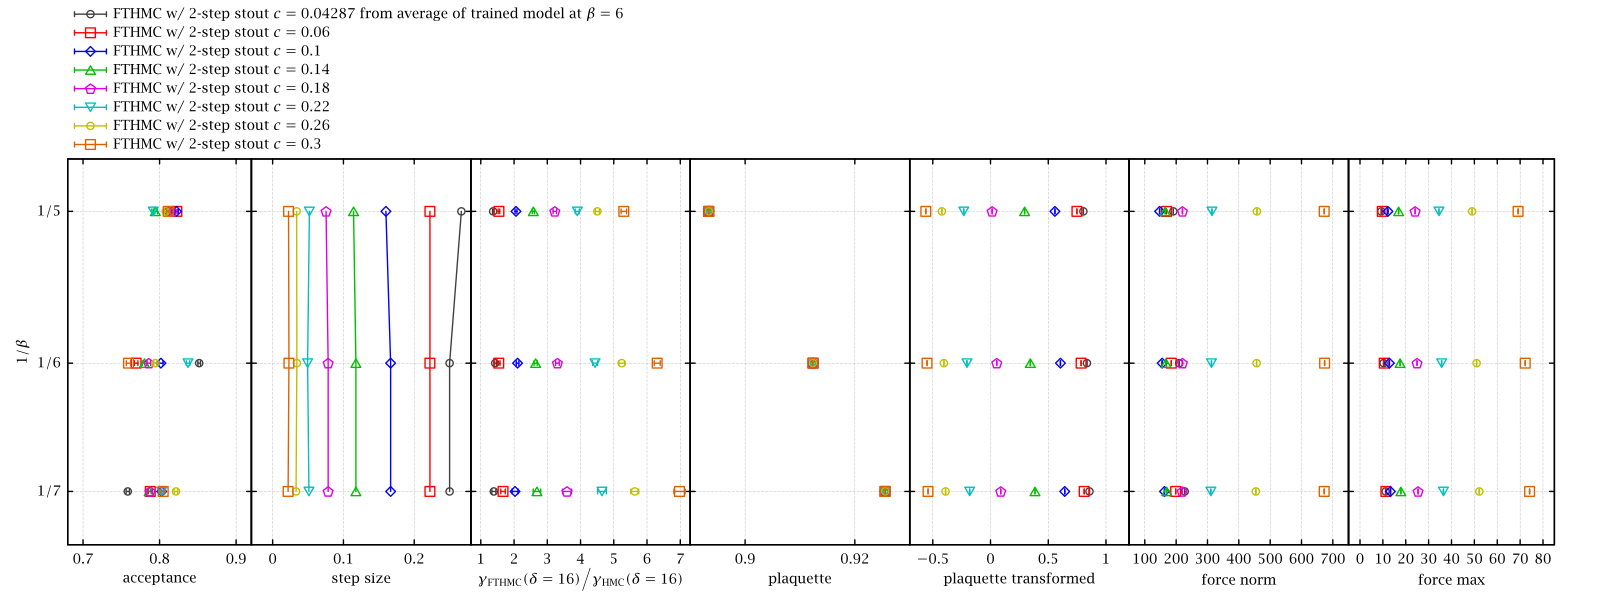

This chart was generated by the following gnuplot code:
set grid lc rgb '#a0a0a0'

set tmargin 11.5
set bmargin 4
set lmargin 10
set rmargin 0

set log y
set yrange [0.134:0.213]
set multiplot

figw=(1.0-0.04)/7.0    # excluding left & right margins
orig=0.0
orig_next=orig+figw+0.02    # left margin

set origin orig,0
set size orig_next-orig,1
orig=orig_next
orig_next=orig_next+figw

set key tmargin left Left reverse
set ytics ('$1/5$' 1./5, '$1/6$' 1./6, '$1/7$' 1./7)
set ylabel '$1/\beta$'
set xlabel 'acceptance'
set xrange [0.68:0.92]
set xtics 0.1
plot\
	"<grep -Ev '^(#|$)' ../../u1_2d/stats/s_fthmc_l64_b6_accept_post_train     |paste - - - -" u 8:(1./$2):10 w xerror t 'FTHMC w/ 2-step stout $c=0.04287$ from average of trained model at $\beta=6$',\
	"<grep -Ev '^(#|$)' ../../u1_2d/stats/s_fthmc_l64_b6_c06_accept_post_train |paste - - - -" u 8:(1./$2):10 w xerror t 'FTHMC w/ 2-step stout $c=0.06$',\
	"<grep -Ev '^(#|$)' ../../u1_2d/stats/s_fthmc_l64_b6_c1_accept_post_train  |paste - - - -" u 8:(1./$2):10 w xerror t 'FTHMC w/ 2-step stout $c=0.1$',\
	"<grep -Ev '^(#|$)' ../../u1_2d/stats/s_fthmc_l64_b6_c14_accept_post_train |paste - - - -" u 8:(1./$2):10 w xerror t 'FTHMC w/ 2-step stout $c=0.14$',\
	"<grep -Ev '^(#|$)' ../../u1_2d/stats/s_fthmc_l64_b6_c18_accept_post_train |paste - - - -" u 8:(1./$2):10 w xerror t 'FTHMC w/ 2-step stout $c=0.18$',\
	"<grep -Ev '^(#|$)' ../../u1_2d/stats/s_fthmc_l64_b6_c22_accept_post_train |paste - - - -" u 8:(1./$2):10 w xerror t 'FTHMC w/ 2-step stout $c=0.22$',\
	"<grep -Ev '^(#|$)' ../../u1_2d/stats/s_fthmc_l64_b6_c26_accept_post_train |paste - - - -" u 8:(1./$2):10 w xerror t 'FTHMC w/ 2-step stout $c=0.26$',\
	"<grep -Ev '^(#|$)' ../../u1_2d/stats/s_fthmc_l64_b6_c3_accept_post_train  |paste - - - -" u 8:(1./$2):10 w xerror t 'FTHMC w/ 2-step stout $c=0.3$'

set origin orig,0
set size orig_next-orig,1
orig=orig_next
orig_next=orig_next+figw

set lmargin 0

unset key
set ytics ('' 1./5, '' 1./6, '' 1./7)
unset ylabel
set xlabel 'step size'
set xrange [-0.03:0.28]
set xtics 0.1
plot\
	"<paste - - <../../u1_2d/stats/s_fthmc_l64_b6_stepsize_train     |awk '$2>=5&&$2<=7'" u 4:(1./$2) w lp t '',\
	"<paste - - <../../u1_2d/stats/s_fthmc_l64_b6_c06_stepsize_train |awk '$2>=5&&$2<=7'" u 4:(1./$2) w lp t '',\
	"<paste - - <../../u1_2d/stats/s_fthmc_l64_b6_c1_stepsize_train  |awk '$2>=5&&$2<=7'" u 4:(1./$2) w lp t '',\
	"<paste - - <../../u1_2d/stats/s_fthmc_l64_b6_c14_stepsize_train |awk '$2>=5&&$2<=7'" u 4:(1./$2) w lp t '',\
	"<paste - - <../../u1_2d/stats/s_fthmc_l64_b6_c18_stepsize_train |awk '$2>=5&&$2<=7'" u 4:(1./$2) w lp t '',\
	"<paste - - <../../u1_2d/stats/s_fthmc_l64_b6_c22_stepsize_train |awk '$2>=5&&$2<=7'" u 4:(1./$2) w lp t '',\
	"<paste - - <../../u1_2d/stats/s_fthmc_l64_b6_c26_stepsize_train |awk '$2>=5&&$2<=7'" u 4:(1./$2) w lp t '',\
	"<paste - - <../../u1_2d/stats/s_fthmc_l64_b6_c3_stepsize_train  |awk '$2>=5&&$2<=7'" u 4:(1./$2) w lp t ''

set origin orig,0
set size orig_next-orig,1
orig=orig_next
orig_next=orig_next+figw

set xlabel '$\gamma_{\text{FTHMC}}(\delta=16)\Big/\gamma_{\text{HMC}}(\delta=16)$'
set xrange [0.7:7.3]
set xtics 1
plot\
	"<for b in 5 6 7;do ./get_dq2_hmc_scaled_b_v_d $b 64 4; ./get_dq2_hmc_scaled_b_v_d $b 64 4 s_fthmc_l64_b6;    done|paste - -" u ($5/$2):(1./$1):($5/$2*sqrt(($3/$2)**2+($6/$5)**2)) w xerror t '',\
	"<for b in 5 6 7;do ./get_dq2_hmc_scaled_b_v_d $b 64 4; ./get_dq2_hmc_scaled_b_v_d $b 64 4 s_fthmc_l64_b6_c06;done|paste - -" u ($5/$2):(1./$1):($5/$2*sqrt(($3/$2)**2+($6/$5)**2)) w xerror t '',\
	"<for b in 5 6 7;do ./get_dq2_hmc_scaled_b_v_d $b 64 4; ./get_dq2_hmc_scaled_b_v_d $b 64 4 s_fthmc_l64_b6_c1; done|paste - -" u ($5/$2):(1./$1):($5/$2*sqrt(($3/$2)**2+($6/$5)**2)) w xerror t '',\
	"<for b in 5 6 7;do ./get_dq2_hmc_scaled_b_v_d $b 64 4; ./get_dq2_hmc_scaled_b_v_d $b 64 4 s_fthmc_l64_b6_c14;done|paste - -" u ($5/$2):(1./$1):($5/$2*sqrt(($3/$2)**2+($6/$5)**2)) w xerror t '',\
	"<for b in 5 6 7;do ./get_dq2_hmc_scaled_b_v_d $b 64 4; ./get_dq2_hmc_scaled_b_v_d $b 64 4 s_fthmc_l64_b6_c18;done|paste - -" u ($5/$2):(1./$1):($5/$2*sqrt(($3/$2)**2+($6/$5)**2)) w xerror t '',\
	"<for b in 5 6 7;do ./get_dq2_hmc_scaled_b_v_d $b 64 4; ./get_dq2_hmc_scaled_b_v_d $b 64 4 s_fthmc_l64_b6_c22;done|paste - -" u ($5/$2):(1./$1):($5/$2*sqrt(($3/$2)**2+($6/$5)**2)) w xerror t '',\
	"<for b in 5 6 7;do ./get_dq2_hmc_scaled_b_v_d $b 64 4; ./get_dq2_hmc_scaled_b_v_d $b 64 4 s_fthmc_l64_b6_c26;done|paste - -" u ($5/$2):(1./$1):($5/$2*sqrt(($3/$2)**2+($6/$5)**2)) w xerror t '',\
	"<for b in 5 6 7;do ./get_dq2_hmc_scaled_b_v_d $b 64 4; ./get_dq2_hmc_scaled_b_v_d $b 64 4 s_fthmc_l64_b6_c3; done|paste - -" u ($5/$2):(1./$1):($5/$2*sqrt(($3/$2)**2+($6/$5)**2)) w xerror t ''

set origin orig,0
set size orig_next-orig,1
orig=orig_next
orig_next=orig_next+figw

set xlabel 'plaquette'
set xrange [0.89:0.93]
set xtics 0.02
plot\
	"<grep -Ev '^(#|$)' ../../u1_2d/stats/s_fthmc_l64_b6_plaq_post_train     |paste - - - - - - - - -" u 8:(1./$2):10 w xerror t '',\
	"<grep -Ev '^(#|$)' ../../u1_2d/stats/s_fthmc_l64_b6_c06_plaq_post_train |paste - - - - - - - - -" u 8:(1./$2):10 w xerror t '',\
	"<grep -Ev '^(#|$)' ../../u1_2d/stats/s_fthmc_l64_b6_c1_plaq_post_train  |paste - - - - - - - - -" u 8:(1./$2):10 w xerror t '',\
	"<grep -Ev '^(#|$)' ../../u1_2d/stats/s_fthmc_l64_b6_c14_plaq_post_train |paste - - - - - - - - -" u 8:(1./$2):10 w xerror t '',\
	"<grep -Ev '^(#|$)' ../../u1_2d/stats/s_fthmc_l64_b6_c18_plaq_post_train |paste - - - - - - - - -" u 8:(1./$2):10 w xerror t '',\
	"<grep -Ev '^(#|$)' ../../u1_2d/stats/s_fthmc_l64_b6_c22_plaq_post_train |paste - - - - - - - - -" u 8:(1./$2):10 w xerror t '',\
	"<grep -Ev '^(#|$)' ../../u1_2d/stats/s_fthmc_l64_b6_c26_plaq_post_train |paste - - - - - - - - -" u 8:(1./$2):10 w xerror t '',\
	"<grep -Ev '^(#|$)' ../../u1_2d/stats/s_fthmc_l64_b6_c3_plaq_post_train  |paste - - - - - - - - -" u 8:(1./$2):10 w xerror t ''

set origin orig,0
set size orig_next-orig,1
orig=orig_next
orig_next=orig_next+figw

set xlabel 'plaquette transformed'
set xrange [-0.7:1.2]
set xtics 0.5
plot\
	"<grep -Ev '^(#|$)' ../../u1_2d/stats/s_fthmc_l64_b6_plaq_post_train     |paste - - - - - - - - -" u 20:(1./$2):22 w xerror t '',\
	"<grep -Ev '^(#|$)' ../../u1_2d/stats/s_fthmc_l64_b6_c06_plaq_post_train |paste - - - - - - - - -" u 20:(1./$2):22 w xerror t '',\
	"<grep -Ev '^(#|$)' ../../u1_2d/stats/s_fthmc_l64_b6_c1_plaq_post_train  |paste - - - - - - - - -" u 20:(1./$2):22 w xerror t '',\
	"<grep -Ev '^(#|$)' ../../u1_2d/stats/s_fthmc_l64_b6_c14_plaq_post_train |paste - - - - - - - - -" u 20:(1./$2):22 w xerror t '',\
	"<grep -Ev '^(#|$)' ../../u1_2d/stats/s_fthmc_l64_b6_c18_plaq_post_train |paste - - - - - - - - -" u 20:(1./$2):22 w xerror t '',\
	"<grep -Ev '^(#|$)' ../../u1_2d/stats/s_fthmc_l64_b6_c22_plaq_post_train |paste - - - - - - - - -" u 20:(1./$2):22 w xerror t '',\
	"<grep -Ev '^(#|$)' ../../u1_2d/stats/s_fthmc_l64_b6_c26_plaq_post_train |paste - - - - - - - - -" u 20:(1./$2):22 w xerror t '',\
	"<grep -Ev '^(#|$)' ../../u1_2d/stats/s_fthmc_l64_b6_c3_plaq_post_train  |paste - - - - - - - - -" u 20:(1./$2):22 w xerror t ''


set origin orig,0
set size orig_next-orig,1
orig=orig_next
orig_next=orig_next+figw

set xlabel 'force norm'
set xrange [50:750]
set xtics 100
plot\
	"<grep -Ev '^(#|$)' ../../u1_2d/stats/s_fthmc_l64_b6_force_post_train     |paste - - - - - - - - -" u 8:(1./$2):10 w xerror t '',\
	"<grep -Ev '^(#|$)' ../../u1_2d/stats/s_fthmc_l64_b6_c06_force_post_train |paste - - - - - - - - -" u 8:(1./$2):10 w xerror t '',\
	"<grep -Ev '^(#|$)' ../../u1_2d/stats/s_fthmc_l64_b6_c1_force_post_train  |paste - - - - - - - - -" u 8:(1./$2):10 w xerror t '',\
	"<grep -Ev '^(#|$)' ../../u1_2d/stats/s_fthmc_l64_b6_c14_force_post_train |paste - - - - - - - - -" u 8:(1./$2):10 w xerror t '',\
	"<grep -Ev '^(#|$)' ../../u1_2d/stats/s_fthmc_l64_b6_c18_force_post_train |paste - - - - - - - - -" u 8:(1./$2):10 w xerror t '',\
	"<grep -Ev '^(#|$)' ../../u1_2d/stats/s_fthmc_l64_b6_c22_force_post_train |paste - - - - - - - - -" u 8:(1./$2):10 w xerror t '',\
	"<grep -Ev '^(#|$)' ../../u1_2d/stats/s_fthmc_l64_b6_c26_force_post_train |paste - - - - - - - - -" u 8:(1./$2):10 w xerror t '',\
	"<grep -Ev '^(#|$)' ../../u1_2d/stats/s_fthmc_l64_b6_c3_force_post_train  |paste - - - - - - - - -" u 8:(1./$2):10 w xerror t ''

set origin orig,0
set size orig_next-orig,1
orig=orig_next
orig_next=1    # the last figure

set rmargin 2

set xlabel 'force max'
set xrange [-5:85]
set xtics 10
plot\
	"<grep -Ev '^(#|$)' ../../u1_2d/stats/s_fthmc_l64_b6_force_post_train     |paste - - - - - - - - -" u 20:(1./$2):22 w xerror t '',\
	"<grep -Ev '^(#|$)' ../../u1_2d/stats/s_fthmc_l64_b6_c06_force_post_train |paste - - - - - - - - -" u 20:(1./$2):22 w xerror t '',\
	"<grep -Ev '^(#|$)' ../../u1_2d/stats/s_fthmc_l64_b6_c1_force_post_train  |paste - - - - - - - - -" u 20:(1./$2):22 w xerror t '',\
	"<grep -Ev '^(#|$)' ../../u1_2d/stats/s_fthmc_l64_b6_c14_force_post_train |paste - - - - - - - - -" u 20:(1./$2):22 w xerror t '',\
	"<grep -Ev '^(#|$)' ../../u1_2d/stats/s_fthmc_l64_b6_c18_force_post_train |paste - - - - - - - - -" u 20:(1./$2):22 w xerror t '',\
	"<grep -Ev '^(#|$)' ../../u1_2d/stats/s_fthmc_l64_b6_c22_force_post_train |paste - - - - - - - - -" u 20:(1./$2):22 w xerror t '',\
	"<grep -Ev '^(#|$)' ../../u1_2d/stats/s_fthmc_l64_b6_c26_force_post_train |paste - - - - - - - - -" u 20:(1./$2):22 w xerror t '',\
	"<grep -Ev '^(#|$)' ../../u1_2d/stats/s_fthmc_l64_b6_c3_force_post_train  |paste - - - - - - - - -" u 20:(1./$2):22 w xerror t ''

unset multiplot
